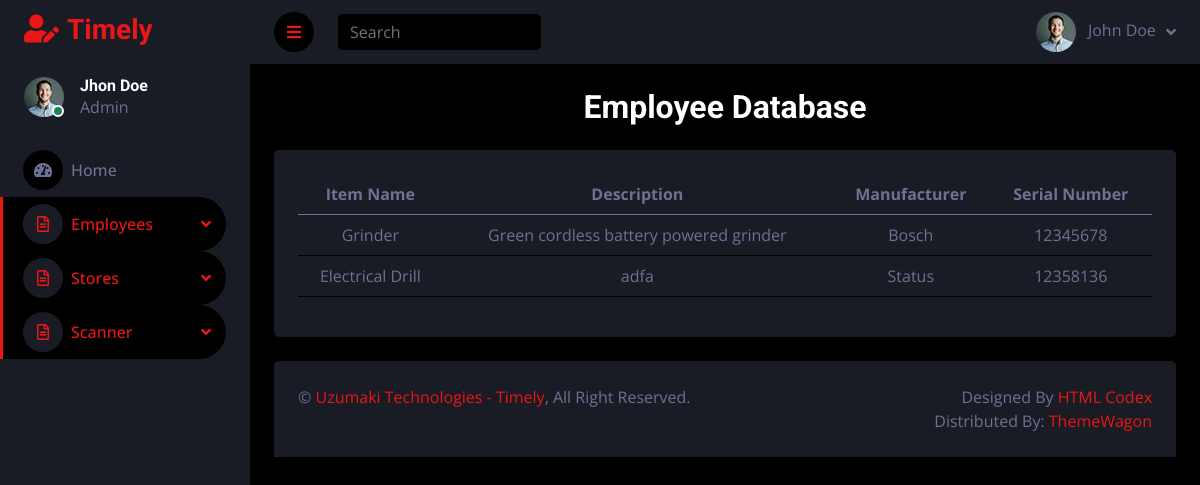
/stores/table/, run on the app's committed database.
### stores/models.py (models this page shows, shortened)
class WarehouseModel(models.Model):
    item_name = models.CharField(max_length=100)
    description = models.TextField()
    manufacturer = models.CharField(max_length=100)
    serial_number = models.CharField(max_length=100, unique=True)
    item_photo = models.ImageField(upload_to='identification/item_photos/')
    qr_code = models.ImageField(upload_to='', blank=True)
    created_at = models.DateTimeField(auto_now_add=True)
    updated_at = models.DateTimeField(auto_now=True)
    is_activate = models.BooleanField(default=True)
    def __init__(self, *args, **kwargs):
        super().__init__(*args, **kwargs)
        self.__original_serial_number = self.serial_number

### stores/views.py (the view)
# urls.py: path('table/',views.ToolListModelView.as_view(), name='table')
class ToolListModelView(ListView):
    model = WarehouseModel
    template_name = 'stores/table.html'
    context_object_name = 'toolmodels'

### stores/templates/stores/table.html
{% extends "base.html" %}
{% load static %}
{% block content %}
<h2 class="mb-4">Employee Database</h2>
    <div class="">
        <div class="bg-secondary rounded h-100 p-4">
            <table class="table">
                <thead>
                    <tr>
                        <th scope="col">Item Name</th>
                        <th scope="col">Description</th>
                        <th scope="col">Manufacturer</th>
                        <th scope="col">Serial Number</th>
                    </tr>
                </thead>
                <tbody>
                    {% for tools in toolmodels %}
                    <tr>
                    <td>{{ tools.item_name }}</td>
                    <td>{{ tools.description }}</td>
                    <td>{{ tools.manufacturer }}</td>
                    <td>{{ tools.serial_number }}</td>
                    </tr>
                {% endfor %}
                </tbody>
            </table>
        </div>
    </div>
{% endblock %}

### static/css/style.css (style rules this page uses)
:root { --primary: #EB1616; --secondary: #191C24; --light: #6C7293; --dark: #000000; }

### data on the page
WarehouseModel: item_name "Grinder", description "Green cordless battery powered grinder", manufacturer "Bosch", serial_number "12345678"
WarehouseModel: item_name "Electrical Drill", description "adfa", manufacturer "Status", serial_number "12358136"
